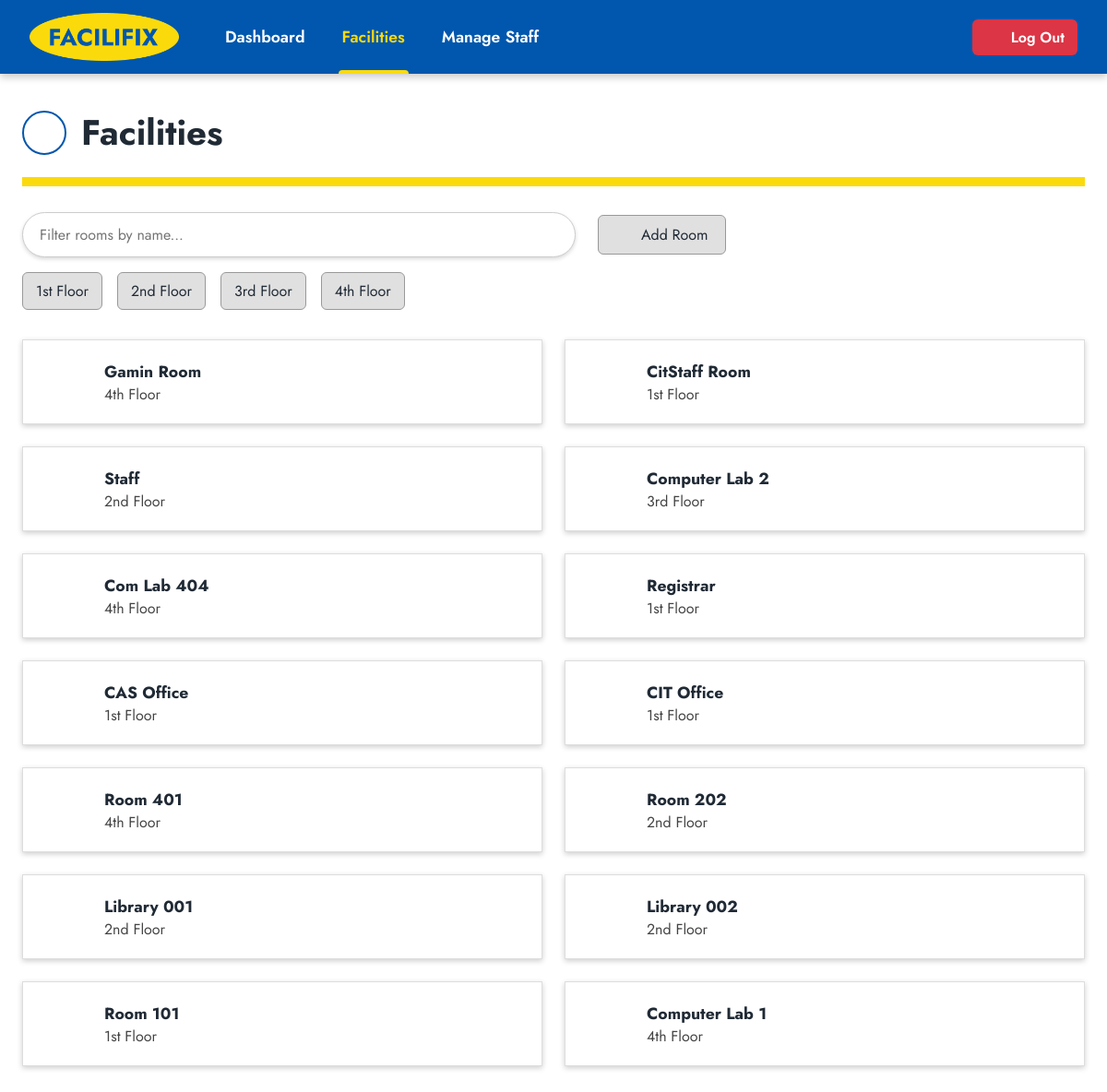
The page /facilities.php (signed in) on the database its author committed.
### tables this page shows
CREATE TABLE `rooms` (
  `id` int(11) NOT NULL,
  `room_name` varchar(100) NOT NULL,
  `room_tag` enum('1st Floor','2nd Floor','3rd Floor','4th Floor') DEFAULT NULL,
  `room_icon` enum('office','staff','student','computer_lab') NOT NULL DEFAULT 'student',
  `building` varchar(100) DEFAULT NULL,
  `created_at` timestamp NOT NULL DEFAULT current_timestamp()
);

### facilities.php (the view, shortened to what this page needs)
<?php
include 'db.php';
include 'partials.php';
$result = $conn->query("SELECT id, room_name, room_tag, room_icon FROM rooms ORDER BY id DESC");
$rooms = [];
while ($row = $result->fetch_assoc()) {
    $rooms[] = $row;
}
?>
<!DOCTYPE html>
<html lang="en">
<head>
    <link href="base.css" rel="stylesheet">
    <link href="facilities.css" rel="stylesheet">
    <link href="modal.css" rel="stylesheet">
</head>
<body>
    <?php render_topbar('facilities'); ?>
        <main class="page">
            <div class="page-head">
                <?php render_back('admin_dashboard.php', 'Back to dashboard'); ?>
                <h1>Facilities</h1>
            </div>
            <hr class="page-divider">
            <div class="toolbar">
                <div class="search-box">
                    <input type="text" id="roomSearch" placeholder="Filter rooms by name..." autocomplete="off" aria-label="Search rooms by name">
                </div>
                <a href="add_room.php" class="btn btn-gray">
                    <?php echo icon($icons['plus']); ?> Add Room
                </a>
            </div>
            <div class="tag-filters" role="group" aria-label="Filter by floor">
                <?php foreach ($floor_tags as $tag): ?>
                    <button type="button" class="tag-chip" data-tag="<?php echo htmlspecialchars($tag); ?>" aria-pressed="false">
                        <?php echo htmlspecialchars($tag); ?>
                    </button>
                <?php endforeach; ?>
            </div>
            <?php if (count($rooms) > 0): ?>
                <section class="room-grid" id="roomGrid" aria-label="Rooms">
                    <?php foreach ($rooms as $room): ?>
                        <?php
                        $tag_label = $room['room_tag'] ?: 'No tag';
                        $icon_key  = $room_icon_options[$room['room_icon']]['icon'] ?? 'graduation';
                        ?>
                        <a href="room.php?id=<?php echo (int)$room['id']; ?>" class="room-card"
                           data-name="<?php echo htmlspecialchars($room['room_name']); ?>"
                           data-tag="<?php echo htmlspecialchars($room['room_tag'] ?? ''); ?>">
                            <span class="room-icon">
                                <?php echo icon($icons[$icon_key]); ?>
                            </span>
                            <span class="room-info">
                                <h2><?php echo htmlspecialchars($room['room_name']); ?></h2>
                                <p><?php echo htmlspecialchars($tag_label); ?></p>
                            </span>
                            <span class="room-arrow">
                                <?php echo icon($icons['arrow-right']); ?>
                            </span>
                        </a>
                    <?php endforeach; ?>
                </section>
            <?php else: ?>
                <p class="empty-message">No rooms yet. Click <strong>Add Room</strong> to create one.</p>
            <?php endif; ?>
        </main>
</body>
</html>

### partials.php (shortened to what this page needs)
<?php
$icons = [
    'menu'       => '<path d="M4 6h16"/><path d="M4 12h16"/><path d="M4 18h16"/>',
    'logout'     => '<path d="M9 21H5a2 2 0 0 1-2-2V5a2 2 0 0 1 2-2h4"/><path d="m16 17 5-5-5-5"/><path d="M21 12H9"/>',
    'arrow-left' => '<path d="M19 12H5"/><path d="m12 19-7-7 7-7"/>',
    'arrow-right'=> '<path d="M5 12h14"/><path d="m12 5 7 7-7 7"/>',
    'search'     => '<circle cx="11" cy="11" r="8"/><path d="m21 21-4.3-4.3"/>',
    'plus'       => '<path d="M5 12h14"/><path d="M12 5v14"/>',
    'check'      => '<path d="M20 6 9 17l-5-5"/>',
    'briefcase'  => '<rect width="20" height="14" x="2" y="7" rx="2" ry="2"/><path d="M16 21V5a2 2 0 0 0-2-2h-4a2 2 0 0 0-2 2v16"/>',
    'users'      => '<path d="M16 21v-2a4 4 0 0 0-4-4H6a4 4 0 0 0-4 4v2"/><circle cx="9" cy="7" r="4"/><path d="M22 21v-2a4 4 0 0 0-3-3.87"/><path d="M16 3.13a4 4 0 0 1 0 7.75"/>',
    'graduation' => '<path d="M22 10 12 5 2 10l10 5 10-5z"/><path d="M6 12v5c3 3 9 3 12 0v-5"/><path d="M22 10v6"/>',
    'monitor'    => '<rect width="20" height="14" x="2" y="3" rx="2"/><path d="M8 21h8"/><path d="M12 17v4"/>',
    'check-circle' => '<circle cx="12" cy="12" r="10"/><path d="m9 12 2 2 4-4"/>',
    'x-circle'     => '<circle cx="12" cy="12" r="10"/><path d="m15 9-6 6"/><path d="m9 9 6 6"/>',
    'help-circle'  => '<circle cx="12" cy="12" r="10"/><path d="M9.09 9a3 3 0 0 1 5.83 1c0 2-3 3-3 3"/><path d="M12 17h.01"/>',
];
$floor_tags = ['1st Floor', '2nd Floor', '3rd Floor', '4th Floor'];
$room_icon_options = [
    'office'       => ['label' => 'Office',       'icon' => 'briefcase'],
    'staff'        => ['label' => 'Staff Room',   'icon' => 'users'],
    'student'      => ['label' => 'Student Room', 'icon' => 'graduation'],
    'computer_lab' => ['label' => 'Computer Lab', 'icon' => 'monitor'],
];
$admin_nav = [
    'dashboard'  => ['admin_dashboard.php',  'Dashboard'],
    'facilities' => ['facilities.php',       'Facilities'],
    'staff'      => ['manage_staff.php',     'Manage Staff'],
];
function icon($paths) {
    return '<svg class="icon" viewBox="0 0 24 24" aria-hidden="true">' . $paths . '</svg>';
}
function render_topbar($active = null, $logged_in = true) {
    global $icons, $admin_nav;
    $home = $logged_in ? 'admin_dashboard.php' : 'landingpage.php';
    echo '<header class="topbar">';
    echo '<a href="' . $home . '" class="topbar-logo" aria-label="FaciliFix home">';
    echo '<img src="Assets/Images/logo.png" alt="FaciliFix" draggable="false">';
    echo '</a>';
    if ($logged_in) {
        echo '<nav class="topbar-nav" id="topbarNav" aria-label="Main navigation">';
        foreach ($admin_nav as $key => $link) {
            $is_active = ($key === $active);
            echo '<a href="' . $link[0] . '"'
               . ($is_active ? ' class="active" aria-current="page"' : '') . '>'
               . htmlspecialchars($link[1]) . '</a>';
        }
        echo '</nav>';
        echo '<div class="topbar-actions">';
        echo '<a href="logout.php" class="logout-button">' . icon($icons['logout']) . '<span class="logout-text">Log Out</span></a>';
        echo '</div>';
    }
    echo '</header>';
}
function render_back($url, $label = 'Go back') {
    global $icons;
    echo '<a href="' . htmlspecialchars($url) . '" class="back-button" aria-label="' . htmlspecialchars($label) . '" title="' . htmlspecialchars($label) . '">'
       . icon($icons['arrow-left']) . '</a>';
}

### base.css (style rules this page uses)
:root { --blue: #0057AD; --blue-dark: #004a94; --blue-darker: #003f7d; --yellow: #FBDA0C; --ink: #202a35; --topbar-h: 80px; }
* { margin: 0; padding: 0; box-sizing: border-box; }
body { font-family: 'Jost', sans-serif; color: var(--ink); background: #fff; min-height: 100vh; }
img { -webkit-user-drag: none; }
.icon { width: 1.25em; height: 1.25em; flex-shrink: 0; fill: none; stroke: currentColor; stroke-width: 2; stroke-linecap: round; stroke-linejoin: round; }
.topbar { position: sticky; top: 0; z-index: 30; display: flex; align-items: center; gap: 24px; height: var(--topbar-h); padding: 0 32px; background: var(--blue); box-shadow: 0 4px 8px rgba(0, 0, 0, 0.2); }
.topbar-logo { display: flex; align-items: center; flex-shrink: 0; height: 100%; }
.topbar-logo img { display: block; height: 52px; width: auto; }
.topbar-nav { display: flex; align-items: stretch; align-self: stretch; gap: 4px; margin-left: 8px; }
.topbar-nav a { position: relative; display: inline-flex; align-items: center; padding: 0 18px; color: #fff; font-size: 1.1rem; font-weight: 600; text-decoration: none; white-space: nowrap; transition: background 140ms ease, color 140ms ease; }
.topbar-nav a.active { color: var(--yellow); }
.topbar-nav a.active::after { content: ""; position: absolute; left: 14px; right: 14px; bottom: 0; height: 4px; background: var(--yellow); border-radius: 4px 4px 0 0; }
.topbar-actions { display: flex; align-items: center; gap: 8px; margin-left: auto; }
.logout-button { display: inline-flex; align-items: center; gap: 8px; padding: 8px 14px; color: #fff; font-weight: 600; text-decoration: none; background: #dc3545; border-radius: 6px; }
.page { width: min(100% - 48px, 1200px); margin: 0 auto; padding: 40px 0 64px; }
.page-head { display: flex; align-items: center; gap: 16px; margin-bottom: 24px; }
.page-head h1 { font-size: 2.4rem; font-weight: 700; line-height: 1.1; }
.page-divider { width: 100%; height: 10px; margin: 0 0 28px; background: var(--yellow); border: 0; }
.back-button { display: inline-grid; place-items: center; flex-shrink: 0; width: 48px; height: 48px; color: var(--blue); background: #fff; border: 2px solid var(--blue); border-radius: 50%; text-decoration: none; transition: background 140ms ease, color 140ms ease, transform 140ms ease; }
.back-button .icon { width: 24px; height: 24px; stroke-width: 2.4; }
.btn { display: inline-flex; align-items: center; justify-content: center; gap: 8px; padding: 9px 18px; font: inherit; text-decoration: none; border: 1px solid transparent; border-radius: 6px; cursor: pointer; transition: background 140ms ease, border-color 140ms ease, transform 140ms ease; }
.btn-gray { color: var(--ink); background: #e0e0e0; border-color: #999; }

### facilities.css (style rules this page uses)
.toolbar { display: flex; align-items: center; flex-wrap: wrap; gap: 16px 24px; margin-bottom: 16px; }
.search-box { position: relative; flex: 1 1 320px; max-width: 600px; }
.search-box input { width: 100%; padding: 12px 46px 12px 18px; font: inherit; border: 1px solid #ccc; border-radius: 999px; box-shadow: 0 2px 4px rgba(0, 0, 0, 0.15); }
.tag-filters { display: flex; flex-wrap: wrap; gap: 16px; margin-bottom: 32px; }
.tag-chip { padding: 8px 14px; font: inherit; color: var(--ink); background: #e0e0e0; border: 1px solid #999; border-radius: 6px; cursor: pointer; }
.room-grid { display: grid; grid-template-columns: repeat(2, minmax(0, 1fr)); gap: 24px; }
.room-card { display: flex; align-items: center; gap: 20px; min-width: 0; padding: 18px 20px; color: var(--ink); text-decoration: none; background: #fff; border: 1px solid #ddd; box-shadow: 0 2px 6px rgba(0, 0, 0, 0.2); transition: transform 160ms ease, box-shadow 160ms ease; }
.room-icon .icon { width: 48px; height: 48px; stroke-width: 1.6; }
.room-info { flex: 1; min-width: 0; }
.room-info h2 { font-size: 1.1rem; font-weight: 700; overflow-wrap: anywhere; }
.room-info p { color: #444; }
.room-arrow { align-self: flex-start; }

### rows shown on the page
rooms: room_name "Gamin Room", room_tag "4th Floor"
rooms: room_name "CitStaff Room", room_tag "1st Floor"
rooms: room_name "Staff", room_tag "2nd Floor"
rooms: room_name "Computer Lab 2", room_tag "3rd Floor"
rooms: room_name "Com Lab 404", room_tag "4th Floor"
rooms: room_name "Registrar", room_tag "1st Floor"
rooms: room_name "CAS Office", room_tag "1st Floor"
rooms: room_name "CIT Office", room_tag "1st Floor"
rooms: room_name "Room 401", room_tag "4th Floor"
rooms: room_name "Room 202", room_tag "2nd Floor"
rooms: room_name "Library 001", room_tag "2nd Floor"
rooms: room_name "Library 002", room_tag "2nd Floor"
rooms: room_name "Room 101", room_tag "1st Floor"
rooms: room_name "Computer Lab 1", room_tag "4th Floor"

### other values the page prints
$link[1] "Dashboard"
$link[1] "Facilities"
$link[1] "Manage Staff"
$tag "1st Floor"
$tag "2nd Floor"
$tag "3rd Floor"
$tag "4th Floor"
